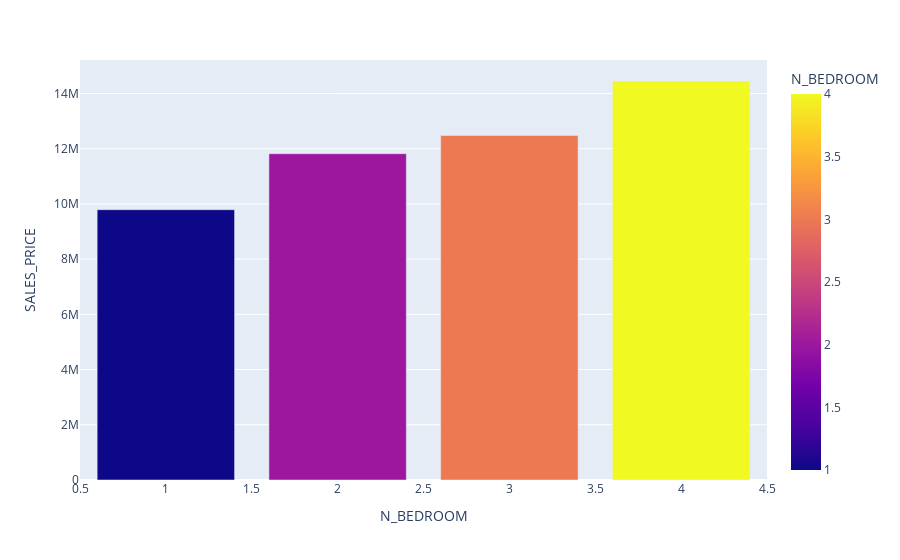

The cell this chart's notebook holds for it:
### Code cell
#averaging data
temp =pd.DataFrame(train.groupby('N_BEDROOM')['SALES_PRICE'].mean())
temp['N_BEDROOM'] = temp.index
temp = temp.sort_values(by='SALES_PRICE',ignore_index=True)
N_BEDROOM_values = temp.N_BEDROOM.unique()

#Ploting
px.bar(temp,y='SALES_PRICE',x='N_BEDROOM',color='N_BEDROOM')

### Figure 1 — Plotly figure (JSON) as saved in the notebook; plotly's stock layout.template omitted (floating-point values rounded to 4 significant figures)
{"data": [{"alignmentgroup": "True", "hovertemplate": "N_BEDROOM=%{marker.color}<br>SALES_PRICE=%{y}<extra></extra>", "legendgroup": "", "marker": {"color": [1, 2, 3, 4], "coloraxis": "coloraxis", "pattern": {"shape": ""}}, "name": "", "offsetgroup": "", "orientation": "v", "showlegend": false, "textposition": "auto", "type": "bar", "x": [1, 2, 3, 4], "xaxis": "x", "y": [9790000.0, 11820000.0, 12480000.0, 14450000.0], "yaxis": "y"}], "layout": {"barmode": "relative", "coloraxis": {"colorbar": {"title": {"text": "N_BEDROOM"}}, "colorscale": [[0, "#0d0887"], [0.1111, "#46039f"], [0.2222, "#7201a8"], [0.3333, "#9c179e"], [0.4444, "#bd3786"], [0.5556, "#d8576b"], [0.6667, "#ed7953"], [0.7778, "#fb9f3a"], [0.8889, "#fdca26"], [1, "#f0f921"]]}, "legend": {"tracegroupgap": 0}, "margin": {"t": 60}, "xaxis": {"anchor": "y", "domain": [0, 1], "title": {"text": "N_BEDROOM"}}, "yaxis": {"anchor": "x", "domain": [0, 1], "title": {"text": "SALES_PRICE"}}}}
